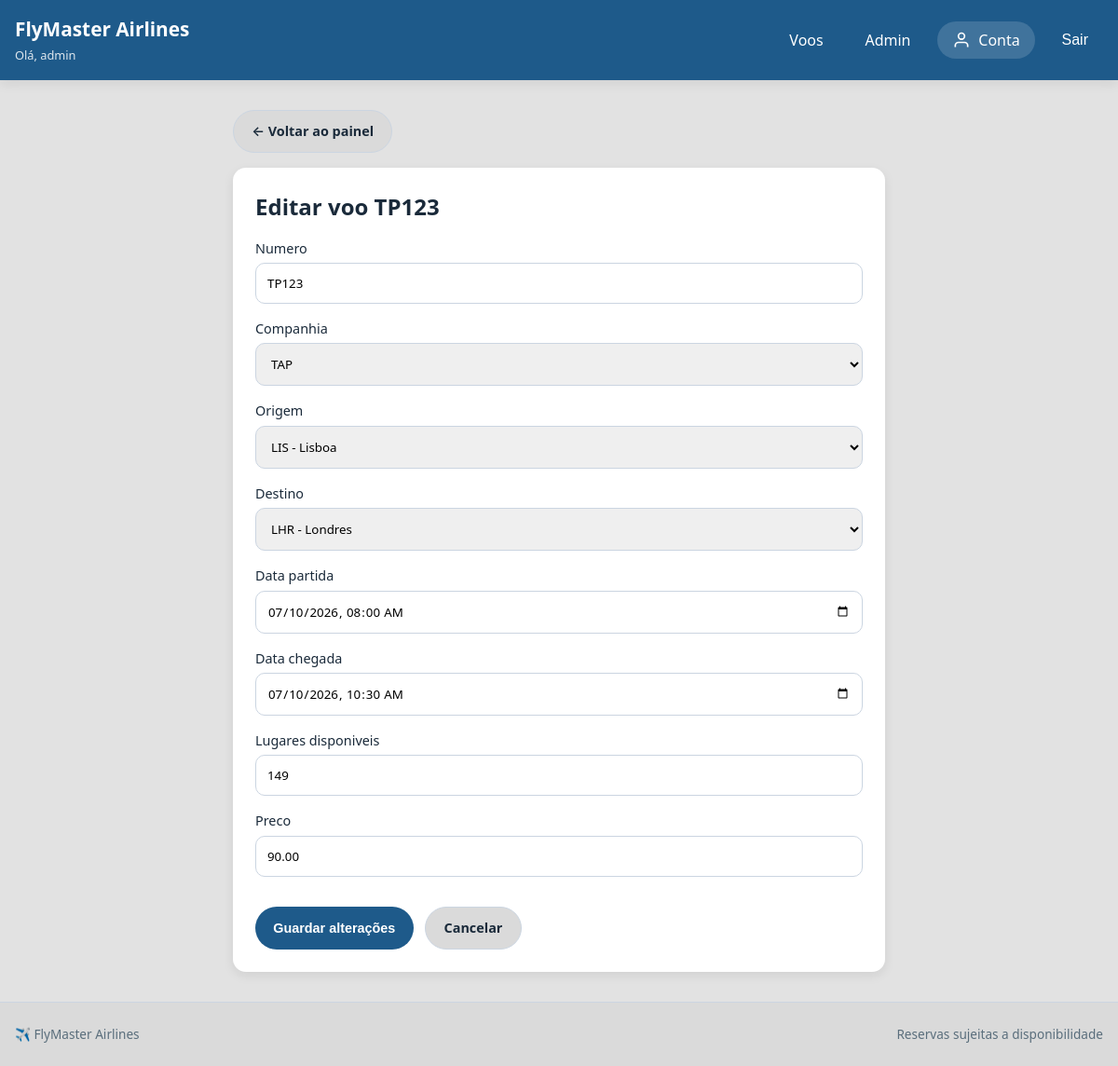
The page /voos/TP123/editar/ (signed in) on the database its author committed.
### voos/models.py (models this page shows, shortened)
class Voo(models.Model):
    numero               = models.CharField(max_length=10, unique=True)  # ex: TP123
    companhia            = models.ForeignKey(Companhia, on_delete=models.CASCADE)
    origem               = models.ForeignKey(Aeroporto, on_delete=models.CASCADE, related_name='saidas')
    destino              = models.ForeignKey(Aeroporto, on_delete=models.CASCADE, related_name='chegadas')
    data_partida         = models.DateTimeField()
    data_chegada         = models.DateTimeField()
    lugares_disponiveis  = models.IntegerField()
    preco                = models.DecimalField(max_digits=8, decimal_places=2)

### voos/views.py (the view, shortened to what this page needs)
# urls.py: path('voos/<str:numero>/editar/', views.VooUpdateView.as_view(), name='voo-update'),
class VooUpdateView(LoginRequiredMixin, UpdateView):
    model          = Voo
    form_class     = VooForm
    template_name  = 'Voos/voo_form.html'
    slug_field     = 'numero'
    slug_url_kwarg = 'numero'
    success_url    = reverse_lazy('voos:flights')
    login_url      = reverse_lazy('voos:login')

### voos/forms.py
class VooForm(forms.ModelForm):
    class Meta:
        model  = Voo
        fields = ['numero', 'companhia', 'origem', 'destino',
                  'data_partida', 'data_chegada', 'lugares_disponiveis', 'preco']
        widgets = {
            'numero':              forms.TextInput(attrs={'class': 'input', 'placeholder': 'Ex: TP123'}),
            'companhia':           forms.Select(attrs={'class': 'select'}),
            'origem':              forms.Select(attrs={'class': 'select'}),
            'destino':             forms.Select(attrs={'class': 'select'}),
            'data_partida':        forms.DateTimeInput(attrs={'class': 'input', 'type': 'datetime-local'}),
            'data_chegada':        forms.DateTimeInput(attrs={'class': 'input', 'type': 'datetime-local'}),
            'lugares_disponiveis': forms.NumberInput(attrs={'class': 'input', 'min': '1'}),
            'preco':               forms.NumberInput(attrs={'class': 'input', 'step': '0.01', 'min': '0'}),
        }

### voos/context_processors.py (called while the page is built)
def gestor_status(request):
    is_gestor = (
        request.user.is_authenticated and (
            request.user.is_superuser or
            request.user.groups.filter(name='gestor').exists()
        )
    )
    return {'is_gestor': is_gestor}

### voos/models.py (called while the page is built)
    def __str__(self):
        return self.nome

    def __str__(self):
        return f"{self.codigo} - {self.cidade}"

### voos/templates/Voos/voo_form.html (shortened to what this page needs)
{% extends 'Voos/base.html' %}
{% block content %}
<main class="container" style="max-width:700px; margin-top:2rem;">
    <div class="page-actions" style="margin-bottom:1rem;">
        <a href="{% url 'voos:admin-panel' %}" class="btn btn-light">← Voltar ao painel</a>
    </div>
    <div class="panel">
        <h2>{% if form.instance.pk %}Editar voo {{ form.instance.numero }}{% else %}Adicionar novo voo{% endif %}</h2>
        <form method="post" class="form-grid" style="margin-top:1rem;">
            {% for field in form %}
            <div class="form-group">
                <label for="{{ field.id_for_label }}">{{ field.label }}</label>
                {{ field }}
            </div>
            {% endfor %}
            <div class="form-actions" style="margin-top:1rem;">
                <button type="submit" class="btn btn-primary">
                    {% if form.instance.pk %}Guardar alterações{% else %}Criar voo{% endif %}
                </button>
                <a href="{% url 'voos:admin-panel' %}" class="btn btn-light">Cancelar</a>
            </div>
        </form>
    </div>
</main>
{% endblock %}

### voos/templates/Voos/base.html (shortened to what this page needs)
{% load static %}
<!DOCTYPE html>
<html lang="pt">
<head>
    <link rel="stylesheet" href="{% static 'css/style.css' %}">
</head>
<body>
    <header class="site-header">
        <div class="container topbar">
            <a href="{% url 'voos:index' %}" class="brand" style="text-decoration:none; color:white;">
                <span class="brand-title">FlyMaster Airlines</span>
                <span class="brand-subtitle">
                    {% if user.is_authenticated %}Olá, {{ user.username }}{% else %}Reserve o seu próximo voo{% endif %}
                </span>
            </a>
            <nav class="main-nav">
                <a href="{% url 'voos:flights' %}">Voos</a>
                {% if user.is_authenticated %}
                    {% if is_gestor %}
                        <a href="{% url 'voos:admin-panel' %}">Admin</a>
                    {% endif %}
                    <a href="{% url 'voos:account' %}" class="account-icon">
                        <svg width="20" height="20" viewBox="0 0 24 24" fill="none" stroke="currentColor" stroke-width="2">
                            <path d="M20 21v-2a4 4 0 0 0-4-4H8a4 4 0 0 0-4 4v2"/>
                            <circle cx="12" cy="7" r="4"/>
                        </svg>
                        <span>Conta</span>
                    </a>
                    <form method="post" action="{% url 'voos:logout' %}" style="display:inline; margin:0;">
                        <button type="submit" style="background:none; border:none; color:white; cursor:pointer; font-size:inherit; padding:0.5rem 1rem;">Sair</button>
                    </form>
                {% endif %}
            </nav>
        </div>
    </header>
    {% block content %}{% endblock %}
    <footer class="site-footer">
        <div class="container footer-inner">
            <span>✈️ FlyMaster Airlines</span>
            <span>{% block footer_text %}Reservas sujeitas a disponibilidade{% endblock %}</span>
        </div>
    </footer>
</body>
</html>

### static/css/style.css (style rules this page uses)
:root { --bg: #e2e2e2; --surface: #ffffff; --surface-alt: #dadada; --text: #1a2a3a; --muted: #5a6e7c; --primary: #1e5a8a; --primary-hover: #144a6e; --accent: #2c7cb6; --accent-hover: #23689b; --success-bg: #e3f2fd; --success-text: #0d5b8a; --warning-bg: #fff3e0; --warning-text: #b85c00; --info-bg: #e8f0fe; --info-text: #1e5a8a; --border: #cbd5e1; --shadow: 0 4px 12px rgba(0, 0, 0, 0.08); --radius: 14px; --radius-sm: 10px; --max-width: 1200px; }
* { box-sizing: border-box; margin: 0; padding: 0; }
body { font-family: 'Segoe UI', system-ui, -apple-system, sans-serif; background: var(--bg); color: var(--text); line-height: 1.5; }
.container { width: min(100% - 2rem, var(--max-width)); margin: 0 auto; }
.site-header { background: var(--primary); color: white; position: sticky; top: 0; z-index: 100; box-shadow: var(--shadow); }
.topbar { display: flex; justify-content: space-between; align-items: center; padding: 1rem 0; flex-wrap: wrap; gap: 1rem; }
.brand { display: flex; flex-direction: column; gap: 0.2rem; }
.brand-title { font-size: 1.3rem; font-weight: 700; }
.brand-subtitle { font-size: 0.8rem; opacity: 0.85; }
.main-nav { display: flex; gap: 0.8rem; align-items: center; flex-wrap: wrap; }
.main-nav a, .nav-pill { color: white; padding: 0.5rem 1rem; border-radius: 40px; text-decoration: none; transition: background 0.2s; }
.account-icon { display: flex; align-items: center; gap: 0.5rem; background: rgba(255, 255, 255, 0.15); padding: 0.5rem 1rem; border-radius: 40px; color: white; text-decoration: none; transition: background 0.2s; }
.form-group { display: flex; flex-direction: column; gap: 0.3rem; }
.form-group label { font-weight: 500; font-size: 0.9rem; }
.input, .select, .textarea { width: 100%; padding: 0.75rem; border: 1px solid var(--border); border-radius: var(--radius-sm); font-family: inherit; }
.btn { display: inline-flex; align-items: center; justify-content: center; gap: 0.5rem; padding: 0.7rem 1.2rem; border: none; border-radius: 40px; font-weight: 600; cursor: pointer; transition: all 0.2s; text-decoration: none; font-size: 0.9rem; }
.btn-primary { background: var(--primary); color: white; }
.btn-light { background: var(--surface-alt); color: var(--text); border: 1px solid var(--border); }
.panel { background: var(--surface); border-radius: var(--radius); padding: 1.5rem; box-shadow: var(--shadow); }
.panel h2, .panel h3 { margin-bottom: 1rem; }
.form-grid { display: flex; flex-direction: column; gap: 1rem; }
.form-actions { display: flex; gap: 0.8rem; margin-top: 0.5rem; }
.page-actions { display: flex; gap: 0.8rem; margin-bottom: 1rem; }
.site-footer { background: var(--surface-alt); border-top: 1px solid var(--border); margin-top: 2rem; }
.footer-inner { padding: 1.5rem 0; display: flex; justify-content: space-between; align-items: center; flex-wrap: wrap; gap: 1rem; color: var(--muted); font-size: 0.85rem; }

### rows shown on the page
Voo: instance.numero "TP123", form "TP123" "TAP" "LIS - Lisboa" "LHR - Londres" "07/10/2026 08:00" "07/10/2026 10:30" "149" "90.00"

### other values the page prints
{{ user.username }} "admin"
{{ field.label }} "Numero" "Companhia" "Origem" "Destino" "Data partida" "Data chegada" "Lugares disponiveis" "Preco"
